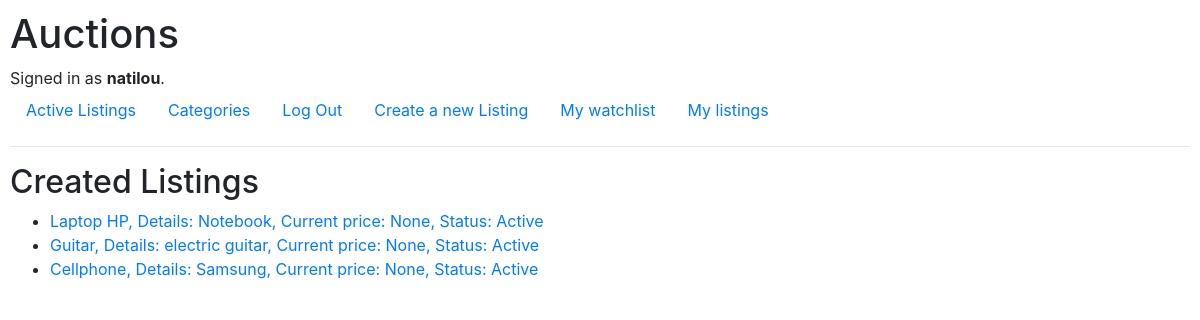
The page /mylistings (signed in) on the database as committed earlier.
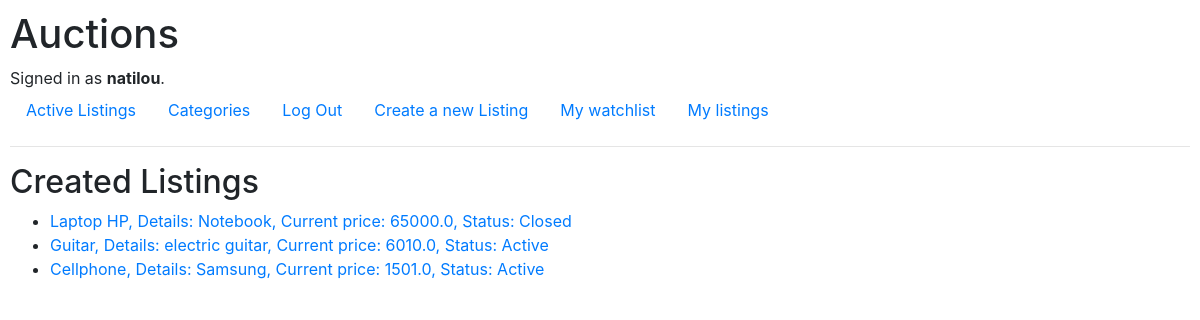
The same page on the database as committed later.
### auctions/models.py (models this page shows, shortened)
class Listing(models.Model):
    title = models.CharField(max_length=64)
    description = models.TextField(max_length=300)
    starting_price = models.FloatField()
    currency = models.CharField(max_length=4)
    image_url = models.URLField(null=True, blank=True)
    is_active = models.BooleanField(default=True)
    category = models.ForeignKey(Category, on_delete=models.CASCADE, related_name="listings")
    user = models.ForeignKey(User, on_delete=models.CASCADE, related_name="listings")
    @property
    def status_label(self):
        if not self.is_active:
            return "Closed"
        return "Active"
    @property
    def current_price(self):
        max_amount = Bid.objects.filter(listing=self).aggregate(Max("amount"))
        if max_amount:
            return max_amount["amount__max"]
        return self.starting_price

### auctions/views.py (the view)
# urls.py: path("mylistings", views.show_my_listings, name="show_my_listings")
@login_required
def show_my_listings(request):
    return render(request, "auctions/my_listings.html", {
        "my_listings": Listing.objects.filter(user=request.user)
    })

### auctions/templates/auctions/my_listings.html (shortened to what this page needs)
{% extends "auctions/layout.html" %}
{% block body %}
    <h2>Created Listings</h2>
    {% if user.is_authenticated %}
    <ul>
        {% for listing in my_listings %}
        <li>
            <a href="{% url 'listing' listing.id %}"> {{listing.title}}, Details: {{listing.description}}, Current price: {{ listing.current_price }}, Status: {{ listing.status_label }}</a>
        </li>
        {% endfor %}
    </ul>
    {% endif %}
{% endblock %}

Rows that differ between the two databases and show on the page:
changed Listing "Laptop HP": current_price "None" → "65000.0"; status_label "Active" → "Closed"
computed for Listing "Guitar": current_price "None" → "6010.0"
computed for Listing "Cellphone": current_price "None" → "1501.0"
